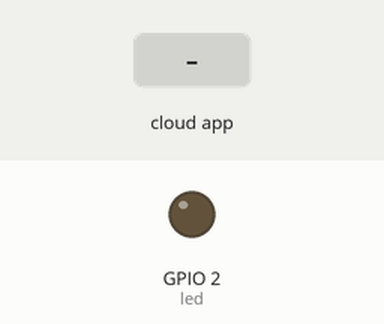
This sketch was run on a simulated ESP32. Parts: output pins drawn as LEDs (lit = HIGH). Inputs (shaded band) come from the test bench.

Above: at 1.2 s.
1.3 s: the phone or cloud app sets LED to 1
At 2.2 s:
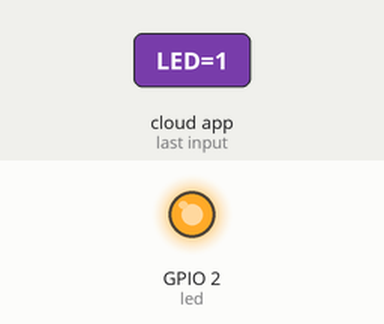
2.8 s: the phone or cloud app sets LED to 0
At 3.3 s:
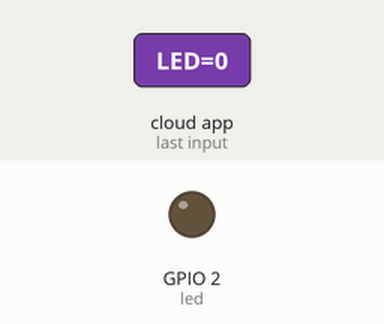
Timing chart, 0 to 5.8 s (numbered marks = the images above; inputs shaded):
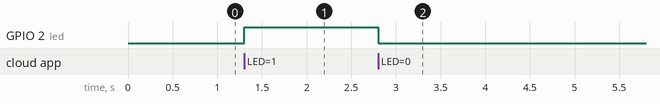

Measured:
- after the input at 1.3 s, GPIO 2 (led): LOW → HIGH at once
- after the input at 2.8 s, GPIO 2 (led): HIGH → LOW at once

The sketch:

thinger-endpoint.ino
```cpp
#include <WiFi.h>       //WiFi connection library
#include <ThingerESP32.h>    //THINGER.IO library
#include "DHT.h"

#define user "ericksebb"
#define device_Id "nodemcu32s"
#define device_credentials "nodemcu32s"
#define ssid "Suda"
#define password ""

#define DHTPIN 21
#define DHTTYPE DHT11
#define led 2

DHT dht(DHTPIN, DHTTYPE);
ThingerESP32 thing(user, device_Id, device_credentials);

unsigned long previousMillis = 0; // Stores the last time the endpoint was called
const long interval = 60000; // Interval at which to call the endpoint (1 minute)

void setup() {
    pinMode(led,OUTPUT);
    Serial.begin(115200);
    thing.add_wifi(ssid, password);
    thing["LED"] << digitalPin(led);//variable que es leida desde la plataforma
    thing["dht11"] >> [](pson &out){//varible compuesta para enviar datos a la plataforma
        out["humidity"] = dht.readHumidity();
        Serial.println(dht.readHumidity());
        out["celsius"] = dht.readTemperature();
        Serial.println(dht.readTemperature());
    };
}

void loop() {
    thing.handle();

    unsigned long currentMillis = millis();
    if (currentMillis - previousMillis >= interval) {
        previousMillis = currentMillis;

        pson data;
        data["temperature"] = dht.readTemperature();
        data["humidity"] = dht.readHumidity();
        Serial.println("Mail sent");
        thing.call_endpoint("mail_dht", data);
    }
}
```
